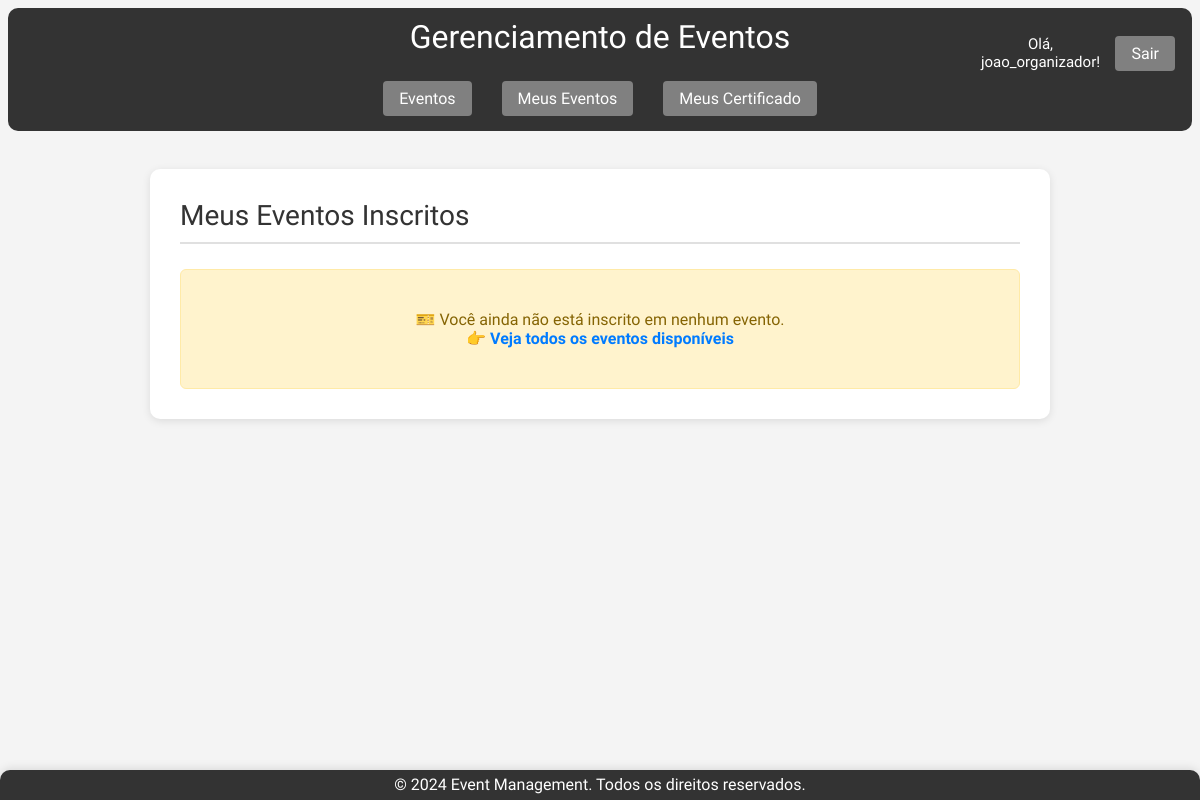
Before: /meus-event_subscribed/subscribed/ (signed in) with the older database file.
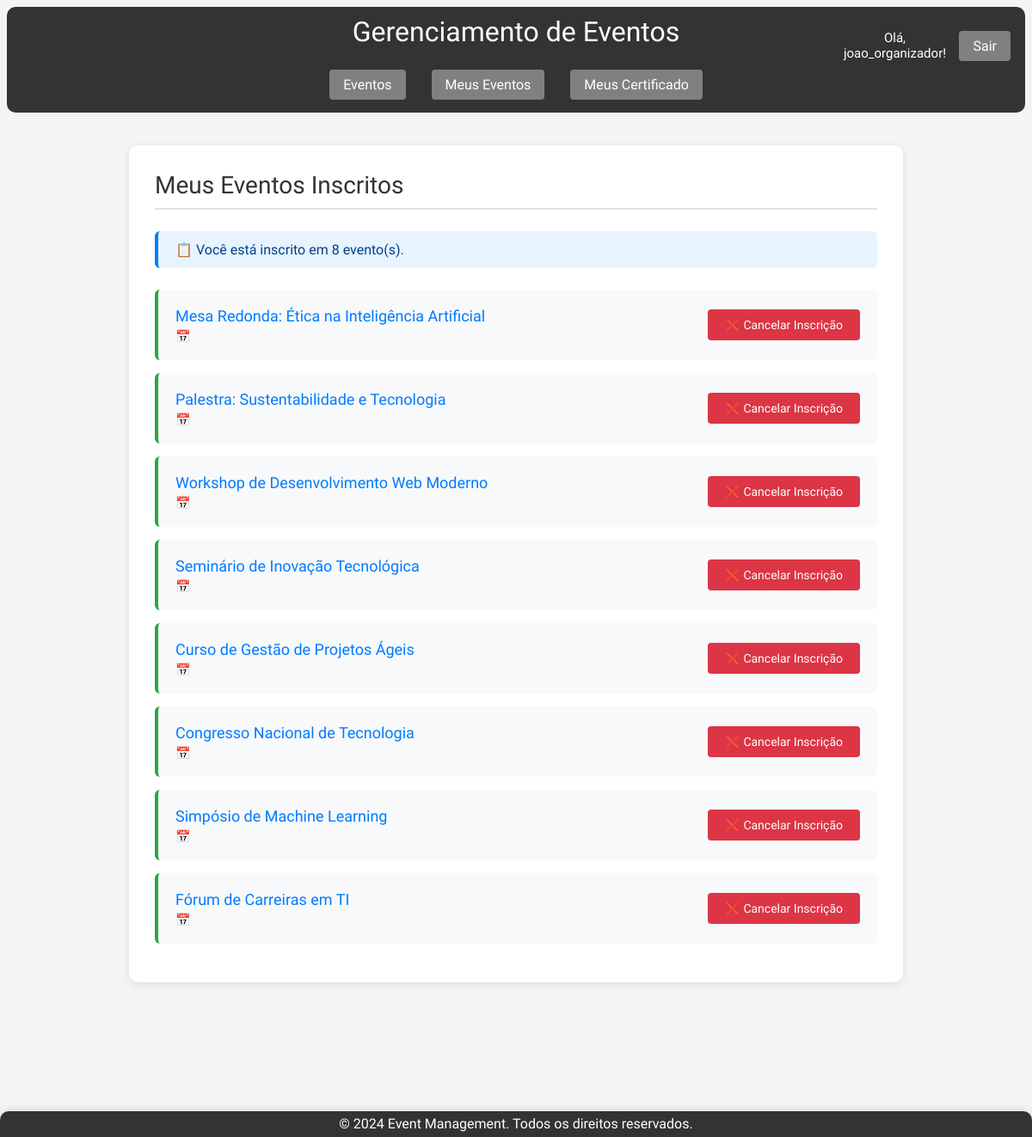
After: the same page with the newer database file.
### app/models.py (models this page shows, shortened)
class Event(models.Model):
    event_type_choices = [
        ('Palestra', 'Palestra'),
        ('Workshop', 'Workshop'),
        ('Seminário', 'Seminário'),
        ('Curso', 'Curso'),
        ('Congresso', 'Congresso'),
        ('Simpósio', 'Simpósio'),
        ('Fórum', 'Fórum'),
        ('Mesa Redonda', 'Mesa Redonda'),
    ]
    title = models.CharField(max_length=200, verbose_name="Título")
    description = models.TextField(verbose_name="Descrição")
    initial_date = models.DateField(default= '9999-12-31', verbose_name="Data de Início")
    final_date = models.DateField(default='9999-12-31', verbose_name="Data Final")
    location = models.CharField(max_length=200, verbose_name="Local")
    max_capacity = models.IntegerField(verbose_name="Capacidade Máxima")
    creator = models.ForeignKey(
        settings.AUTH_USER_MODEL,
        on_delete=models.CASCADE,
        related_name='created_events',
        null=True,
        blank=True,
        verbose_name="Criador"
    )
    event_type = models.CharField(max_length=20, choices=event_type_choices, default='Palestra', verbose_name="Tipo de Evento")
    event_start = models.TimeField(null=False, blank=True, verbose_name="Horario de Início")
    event_end = models.TimeField(null=False, blank=True, verbose_name="Horario de Término")
    participants = models.ManyToManyField(
        settings.AUTH_USER_MODEL,
        through='EventParticipant',
        through_fields=('event', 'participant'),
        related_name='attended_events',
        blank=True,
        verbose_name="Participantes"
    )
    class Meta:
        db_table = 'event'
        ordering = ['initial_date']
        verbose_name = 'Evento' # Português
        verbose_name_plural = 'Eventos' # Português

### app/views.py (the view)
# urls.py: path('meus-event_subscribed/subscribed/', views.event_subscribed, name='event_subscribed'),
@login_required
def event_subscribed(request):
    eventos = request.user.attended_events.all()
    context = {
        'eventos': eventos,
        'page_title': 'Meus Eventos Inscritos'
    }
    return render(request, 'event_subscribed.html', context)

### app/templates/event_subscribed.html (shortened to what this page needs)
{% extends 'base.html' %}
{% block content %}
<div class="subscribed-events-container">
    <h2>Meus Eventos Inscritos</h2>
    <hr>
    {% if eventos %}
        <p class="events-count">📋 Você está inscrito em {{ eventos|length }} evento(s).</p>
        <ul class="subscribed-events-list">
            {% for evento in eventos %}
                <li class="subscribed-event-item">
                    <div class="event-info">
                        <a href="{% url 'event_detail' pk=evento.pk %}">
                            <strong>{{ evento.title }}</strong>
                        </a>
                        <small>📅 {{ evento.date|date:"d/m/Y H:i" }}</small>
                    </div>
                    <form method="post" action="{% url 'toggle_registration' pk=evento.pk %}" class="unsubscribe-form">
                        <button type="submit">❌ Cancelar Inscrição</button>
                    </form>
                </li>
            {% endfor %}
        </ul>
    {% else %}
        <div class="no-events-message">
            <p>🎫 Você ainda não está inscrito em nenhum evento.</p>
            <a href="{% url 'event_list' %}">👉 Veja todos os eventos disponíveis</a>
        </div>
    {% endif %}
</div>
{% endblock %}

Changed rows visible on the page:
now on this page (row edited): Event: title "Mesa Redonda: Ética na Inteligência Artificial"
now on this page (row edited): Event: title "Palestra: Sustentabilidade e Tecnologia"
now on this page (row edited): Event: title "Workshop de Desenvolvimento Web Moderno"
now on this page (row edited): Event: title "Seminário de Inovação Tecnológica"
now on this page (row edited): Event: title "Curso de Gestão de Projetos Ágeis"
now on this page (row edited): Event: title "Congresso Nacional de Tecnologia"
now on this page (row edited): Event: title "Simpósio de Machine Learning"
now on this page (row edited): Event: title "Fórum de Carreiras em TI"
Other visible differences:
{{ eventos|length }}: (not shown) → "8"
text no longer shown: "🎫 Você ainda não está inscrito em nenhum evento. 👉 Veja todos os eventos disponíveis"
text now shown: "📋 Você está inscrito em evento(s)."
